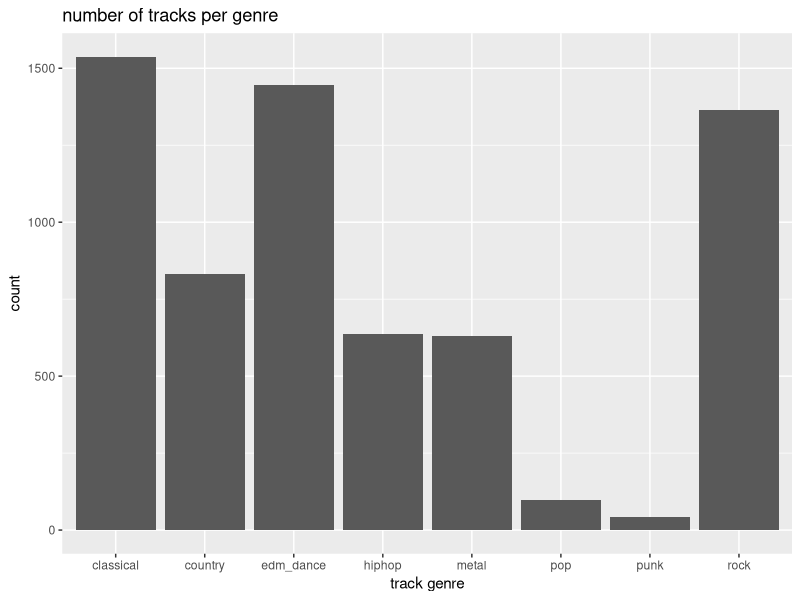
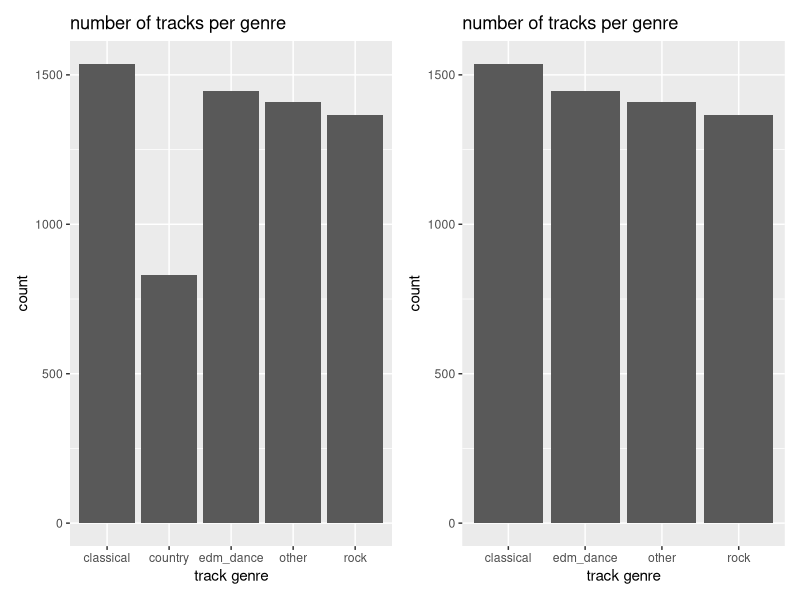
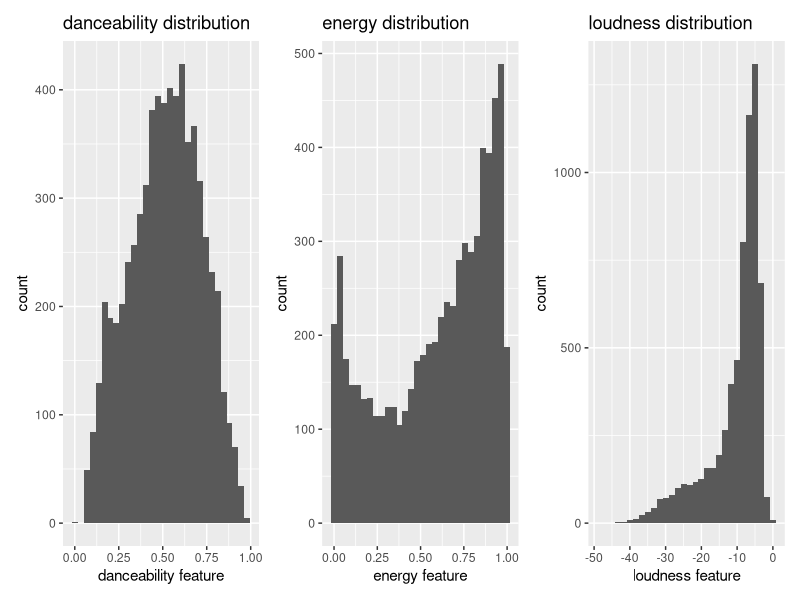
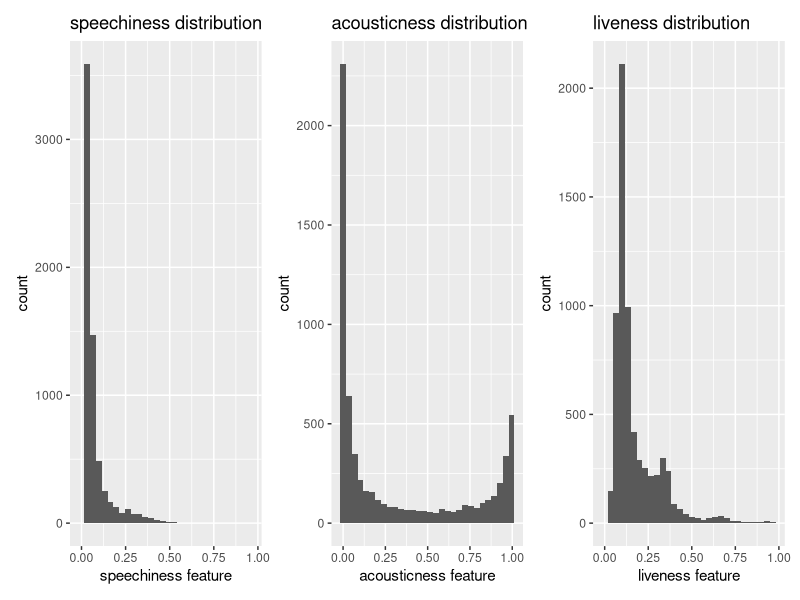
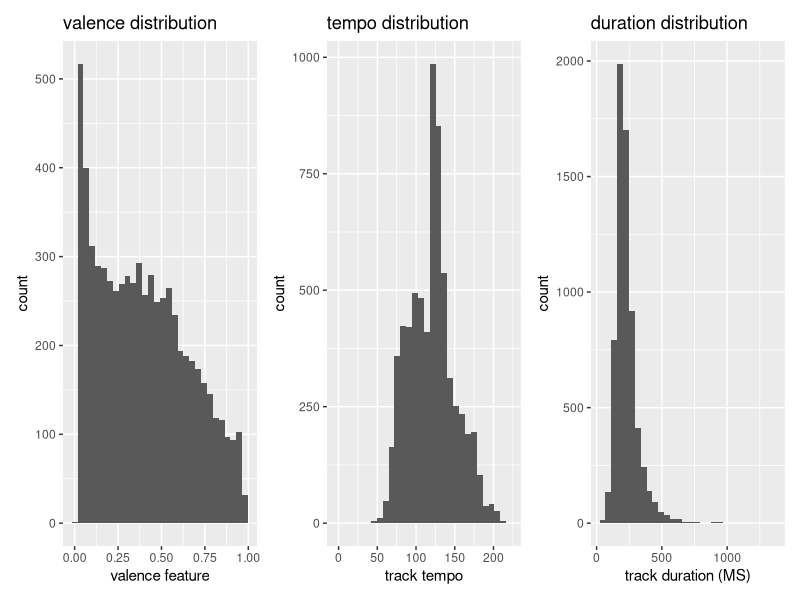
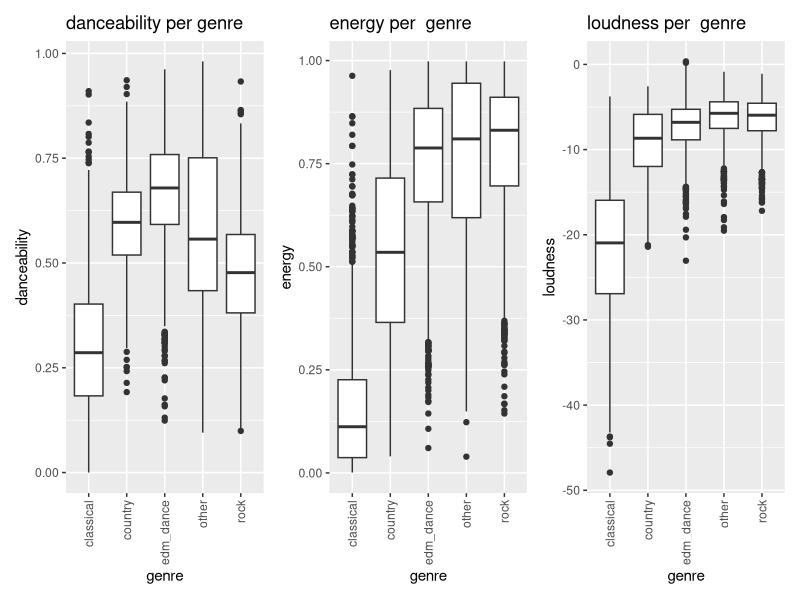
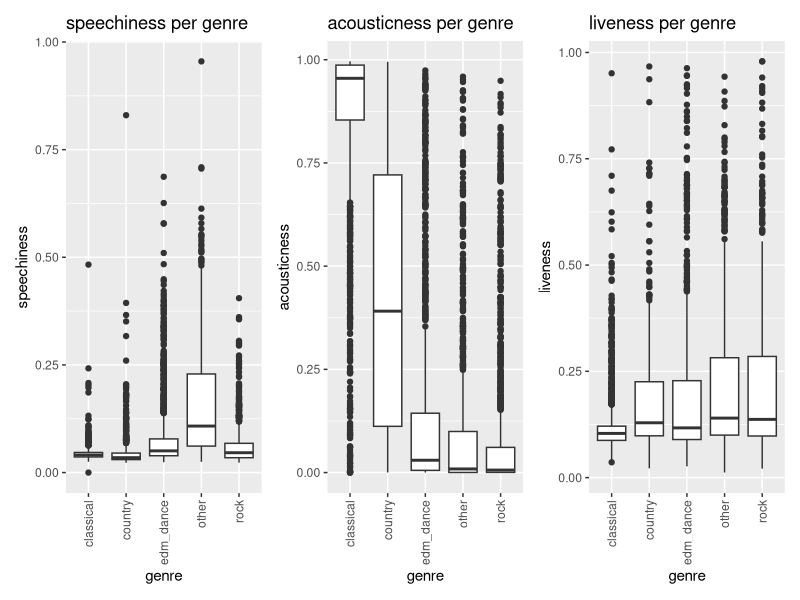
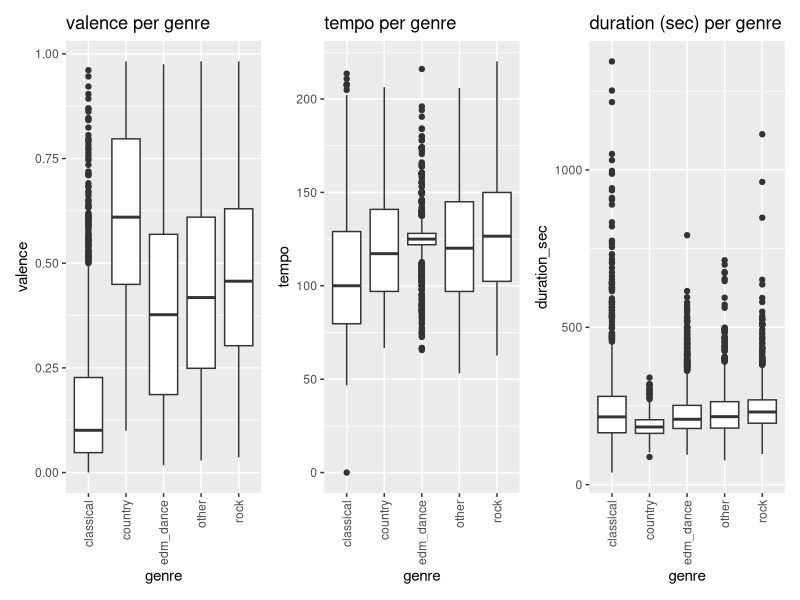

Write the R code that produced these figures, in order. (Note: this script raises an error after producing the figures.)
## ---- chunk 1
knitr::opts_chunk$set(echo = TRUE)
## ---- chunk 2
library(tidyverse)
library(nnet)
library(broom)
library(corrplot)
library(RColorBrewer)
library(knitr)
library(patchwork)
## ---- chunk 3
track_data <- read.csv('data/spotify_tracksV2.csv')
track_data <- track_data %>% mutate(duration_ms = duration_ms / 1000) %>% filter_all(any_vars(! is.na(.)))
track_data <- rename(track_data,duration_sec = duration_ms)
## ---- chunk 4
data_fill_fac <- track_data %>% filter_all(any_vars(! is.na(.))) %>% mutate(genre = as.factor(genre)) %>% mutate(key = as.factor(key)) %>% mutate(mode = as.factor(mode)) %>% mutate(t_ID = row_number())
## ---- chunk 5
p_genre <- ggplot(track_data, aes(x=genre)) + geom_bar() + labs (y = "count", x = "track genre",
                                                            title = "number of tracks per genre")
p_genre




## ---- chunk 6



#g1 combines hiphop, metal, pop, and punk
g1 <- track_data %>% mutate(genre = ifelse(genre == "hiphop", "other", ifelse(genre == "metal", "other", (ifelse(genre == "pop", "other", (ifelse(genre == "punk", "other", genre)))))))

#g2 is the same as g1 but without country 
g2 <- g1 %>% filter(genre != "country") 



p_g1 <- ggplot(g1, aes(x=genre)) + geom_bar() + labs (y = "count", x = "track genre",
                                                            title = "number of tracks per genre")

p_g2 <- ggplot(g2, aes(x=genre)) + geom_bar() + labs (y = "count", x = "track genre",
                                                            title = "number of tracks per genre")
p_g1 + p_g2 

## ---- chunk 7


p_dance <- ggplot(data_fill_fac, aes(x=danceability)) + geom_histogram() + 
  labs(y = "count", x = "danceability feature",
       title = "danceability distribution")

p_energy <- ggplot(data_fill_fac, aes(x=energy)) + geom_histogram() + 
  labs(y = "count", x = "energy feature",
       title = "energy distribution")

p_loud <- ggplot(data_fill_fac, aes(x=loudness)) + geom_histogram() + 
  labs(y = "count", x = "loudness feature",
       title = "loudness distribution")

p_speech <- ggplot(data_fill_fac, aes(x=speechiness)) + geom_histogram() + 
  labs(y = "count", x = "speechiness feature",
       title = "speechiness distribution")

p_acoustic <- ggplot(data_fill_fac, aes(x=acousticness)) + geom_histogram() + 
  labs(y = "count", x = "acousticness feature",
       title = "acousticness distribution")

p_live <- ggplot(data_fill_fac, aes(x=liveness)) + geom_histogram() + 
  labs(y = "count", x = "liveness feature",
       title = "liveness distribution")

p_valence <- ggplot(data_fill_fac, aes(x=valence)) + geom_histogram() + 
  labs(y = "count", x = "valence feature",
       title = "valence distribution")

p_tempo <- ggplot(data_fill_fac, aes(x=tempo)) + geom_histogram() + 
  labs(y = "count", x = "track tempo",
       title = "tempo distribution")

p_duration <- ggplot(data_fill_fac, aes(x=duration_sec)) + geom_histogram() + 
  labs(y = "count", x = "track duration (MS)",
       title = "duration distribution")

p_dance + p_energy + p_loud
p_speech + p_acoustic + p_live
p_valence + p_tempo + p_duration

summary(data_fill_fac)
## ---- chunk 8

bg1_dance <- ggplot(g1, aes(genre, danceability)) + geom_boxplot() +labs (title = "danceability per genre")+ theme(axis.text.x = element_text(angle = 90, vjust = 0.5, hjust=1))

bg1_energy <- ggplot(g1, aes(genre, energy)) + geom_boxplot() +labs (title = "energy per  genre")+ theme(axis.text.x = element_text(angle = 90, vjust = 0.5, hjust=1))

bg1_loud <- ggplot(g1, aes(genre, loudness)) + geom_boxplot() +labs (title = "loudness per  genre")+ theme(axis.text.x = element_text(angle = 90, vjust = 0.5, hjust=1))

bg1_speech <- ggplot(g1, aes(genre, speechiness)) + geom_boxplot() +labs (title = "speechiness per genre")+ theme(axis.text.x = element_text(angle = 90, vjust = 0.5, hjust=1))

bg1_acoust <- ggplot(g1, aes(genre, acousticness)) + geom_boxplot() +labs (title = "acousticness per genre")+ theme(axis.text.x = element_text(angle = 90, vjust = 0.5, hjust=1))

bg1_live <- ggplot(g1, aes(genre, liveness)) + geom_boxplot() +labs (title = "liveness per genre")+ theme(axis.text.x = element_text(angle = 90, vjust = 0.5, hjust=1))

bg1_val <- ggplot(g1, aes(genre, valence)) + geom_boxplot() +labs (title = "valence per genre")+ theme(axis.text.x = element_text(angle = 90, vjust = 0.5, hjust=1))

bg1_tempo <- ggplot(g1, aes(genre, tempo)) + geom_boxplot() +labs (title = "tempo per genre")+ theme(axis.text.x = element_text(angle = 90, vjust = 0.5, hjust=1))

bg1_dur <- ggplot(g1, aes(genre, duration_sec)) + geom_boxplot() +labs (title = "duration (sec) per genre")+ theme(axis.text.x = element_text(angle = 90, vjust = 0.5, hjust=1))


bg1_dance + bg1_energy + bg1_loud
bg1_speech + bg1_acoust + bg1_live
bg1_val + bg1_tempo + bg1_dur

## ---- chunk 9
pgm <- ggplot(data = g1, aes(x = genre, fill = mode)) +
  geom_bar(position = "fill") +
  labs(y = "Proportion", 
       title = "Genre vs Mode") +
  coord_flip()

pgk <- ggplot(data = g1, aes(x = genre, fill = key)) +
  geom_bar(position = "fill") +
  labs(y = "Proportion", 
       title = "Genre vs Key") +
  coord_flip()

pgk 
pgm
## ---- chunk 10
ntype_data <- subset(track_data, select = -c(track.name, artists.names, artists.ids, artist.ids, track.id, release.date, type, id, time_signature, follow, pop, num.artist, genre, mode, key))
corrplot(cor(ntype_data))
## ---- chunk 11
g1 <- g1 %>%  mutate(genre = as.factor(genre)) %>% mutate(key = as.factor(key)) %>% mutate(mode = as.factor(mode)) %>% mutate(t_ID = row_number())


full_model <- multinom(genre ~ danceability + energy + loudness + speechiness + acousticness + instrumentalness + liveness + valence + tempo + duration_sec + key + mode, data = g1)
tidy(full_model, conf.int = TRUE, exponentiate = FALSE) %>%
  kable(digits = 3, format = "markdown")
## ---- chunk 12
pred_probs <- as_tibble(predict(full_model, type = "probs")) %>% 
                        mutate(t_ID = 1:n()) 

full_m_aug <- inner_join(g1, pred_probs, 
                           by = "t_ID") %>%
  select(t_ID, everything())

full_m_aug <- full_m_aug %>% 
  mutate(pred_gen = predict(full_model, type = "class"))

residuals <- as_tibble(residuals(full_model)) %>%  #calculate residuals
  setNames(paste('resid.', names(.), sep = "")) %>% #update column names
  mutate(t_ID = 1:n()) #add obs number


full_m_aug <- inner_join(full_m_aug, residuals, by = "t_ID") %>%
  select(t_ID, everything())

conf_m <- full_m_aug %>% 
  count(genre, pred_gen, .drop = FALSE) %>%
  pivot_wider(names_from = pred_gen, values_from = n)

conf_m
## ---- chunk 13

 

nbins <- sqrt(nrow(full_m_aug))

arm::binnedplot(x = full_m_aug$classical, y = full_m_aug$resid.classical,
                xlab = "Predicted Probabilities", 
                main = "CLASSICAL: Binned Residual vs. Predicted Values", 
                col.int = FALSE)

arm::binnedplot(x = full_m_aug$edm_dance, y = full_m_aug$resid.edm_dance,
                xlab = "Predicted Probabilities", 
                main = "EDM_DANCE: Binned Residual vs. Predicted Values", 
                col.int = FALSE)

arm::binnedplot(x = full_m_aug$country, y = full_m_aug$resid.country,
                xlab = "Predicted Probabilities", 
                main = "COUNTRY: Binned Residual vs. Predicted Values", 
                col.int = FALSE)

arm::binnedplot(x = full_m_aug$other, y = full_m_aug$resid.other,
                xlab = "Predicted Probabilities", 
                main = "OTHER: Binned Residual vs. Predicted Values", 
                col.int = FALSE)


arm::binnedplot(x = full_m_aug$rock, y = full_m_aug$resid.rock,
                xlab = "Predicted Probabilities", 
                main = "ROCK: Binned Residual vs. Predicted Values", 
                col.int = FALSE)



## ---- chunk 14

full_m_aug_rock <- full_m_aug %>% filter(genre == "rock")
nbins <- sqrt(nrow(full_m_aug_rock))
arm::binnedplot(x = full_m_aug_rock$acousticness, y = full_m_aug_rock$resid.rock,
                xlab = "Acousticness", 
                main = "ROCK: Binned Residual vs. Acousticness Feature", 
                col.int = FALSE)

full_m_aug_class <- full_m_aug %>% filter(genre == "classical")
nbins <- sqrt(nrow(full_m_aug_class))
arm::binnedplot(x = full_m_aug_class$acousticness, y = full_m_aug_class$resid.classical,
                xlab = "Acousticness", 
                main = "CLASICAL: Binned Residual vs. Acousticness Feature", 
                col.int = FALSE)

full_m_aug_edm <- full_m_aug %>% filter(genre == "edm_dance")
nbins <- sqrt(nrow(full_m_aug_edm))
arm::binnedplot(x = full_m_aug_edm$acousticness, y = full_m_aug_edm$resid.edm_dance,
                xlab = "Acousticness", 
                main = "EDM_DANCE: Binned Residual vs. Acousticness Feature", 
                col.int = FALSE)

full_m_aug_other <- full_m_aug %>% filter(genre == "other")
nbins <- sqrt(nrow(full_m_aug_other))
arm::binnedplot(x = full_m_aug_other$acousticness, y = full_m_aug_other$resid.other,
                xlab = "Acousticness", 
                main = "OTHER: Binned Residual vs. Acousticness Feature", 
                col.int = FALSE)

full_m_aug_country <- full_m_aug %>% filter(genre == "country")
nbins <- sqrt(nrow(full_m_aug_country))
arm::binnedplot(x = full_m_aug_country$acousticness, y = full_m_aug_country$resid.country,
                xlab = "Acousticness", 
                main = "COUNTRY: Binned Residual vs. Acousticness Feature", 
                col.int = FALSE)
## ---- chunk 15
full_m_aug_rock <- full_m_aug %>% filter(genre == "rock")
nbins <- sqrt(nrow(full_m_aug_rock))
arm::binnedplot(x = full_m_aug_rock$liveness, y = full_m_aug_rock$resid.rock,
                xlab = "Acousticness", 
                main = "ROCK: Binned Residual vs. Danceability Feature", 
                col.int = FALSE)

full_m_aug_class <- full_m_aug %>% filter(genre == "classical")
nbins <- sqrt(nrow(full_m_aug_class))
arm::binnedplot(x = full_m_aug_class$liveness, y = full_m_aug_class$resid.classical,
                xlab = "Acousticness", 
                main = "CLASICAL: Binned Residual vs. Danceability Feature", 
                col.int = FALSE)

full_m_aug_edm <- full_m_aug %>% filter(genre == "edm_dance")
nbins <- sqrt(nrow(full_m_aug_edm))
arm::binnedplot(x = full_m_aug_edm$liveness, y = full_m_aug_edm$resid.edm_dance,
                xlab = "Acousticness", 
                main = "EDM_DANCE: Binned Residual vs. Danceability Feature", 
                col.int = FALSE)

full_m_aug_other <- full_m_aug %>% filter(genre == "other")
nbins <- sqrt(nrow(full_m_aug_other))
arm::binnedplot(x = full_m_aug_other$liveness, y = full_m_aug_other$resid.other,
                xlab = "Acousticness", 
                main = "OTHER: Binned Residual vs. Danceability Feature", 
                col.int = FALSE)

full_m_aug_country <- full_m_aug %>% filter(genre == "country")
nbins <- sqrt(nrow(full_m_aug_country))
arm::binnedplot(x = full_m_aug_country$danceability, y = full_m_aug_country$resid.country,
                xlab = "Acousticness", 
                main = "COUNTRY: Binned Residual vs. Danceability Feature", 
                col.int = FALSE)
## ---- chunk 16
red_model <- multinom(genre ~ danceability + loudness + speechiness + acousticness + instrumentalness + liveness + valence  + duration_sec + tempo + mode + energy, data = g1)

anova(red_model, full_model, test = "Chisq") %>%
  kable(format = "markdown")
## ---- chunk 17
sfm1 <- step(full_model)
summary(sfm1)
## ---- chunk 18
srm1 <- step(red_model)
summary(srm1)
## ---- chunk 19
g1_c_keymode <- g1 %>% mutate(key = as.factor((ifelse(mode == 0, as.numeric(key) * 2, as.numeric(key) * 2 + 1 ))))
glimpse(g1_c_keymode)
## ---- chunk 20
keymode_model <- multinom(genre ~ danceability + energy + loudness + speechiness + acousticness + instrumentalness + liveness + valence + tempo + duration_sec + key + mode, data = g1_c_keymode)

red_keymode1 <- multinom(genre ~ danceability + energy + loudness + speechiness + acousticness + instrumentalness + liveness + valence + tempo + duration_sec + key, data = g1_c_keymode)
## ---- chunk 21
anova(red_keymode1, keymode_model, test = "Chisq") %>%
  kable(format = "markdown")
## ---- chunk 22
srm1 <- step(keymode_model)
summary(srm1)
## ---- chunk 23
attributes(logLik(red_keymode1))
